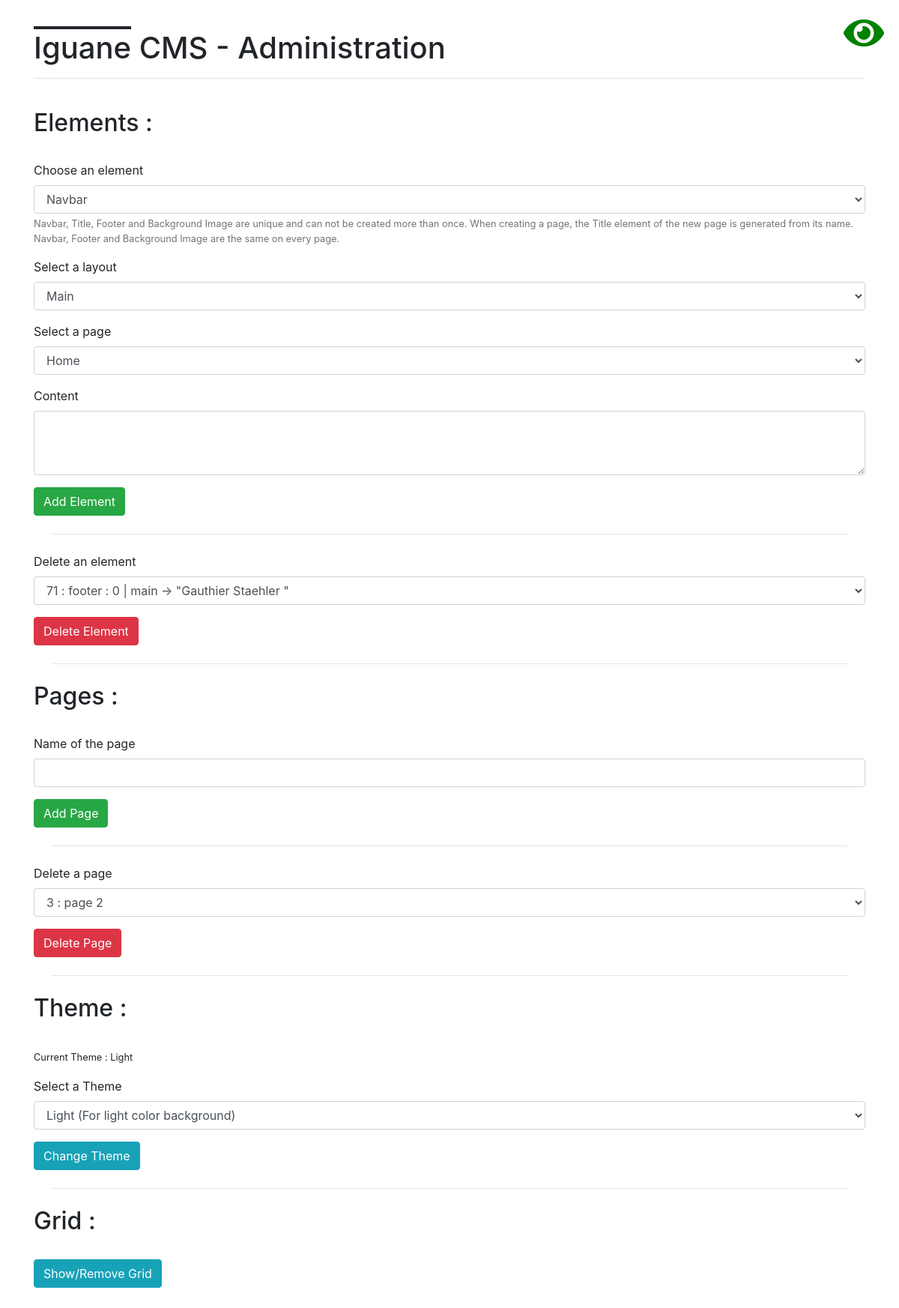
/admin, run on an earlier commit of the app's database.
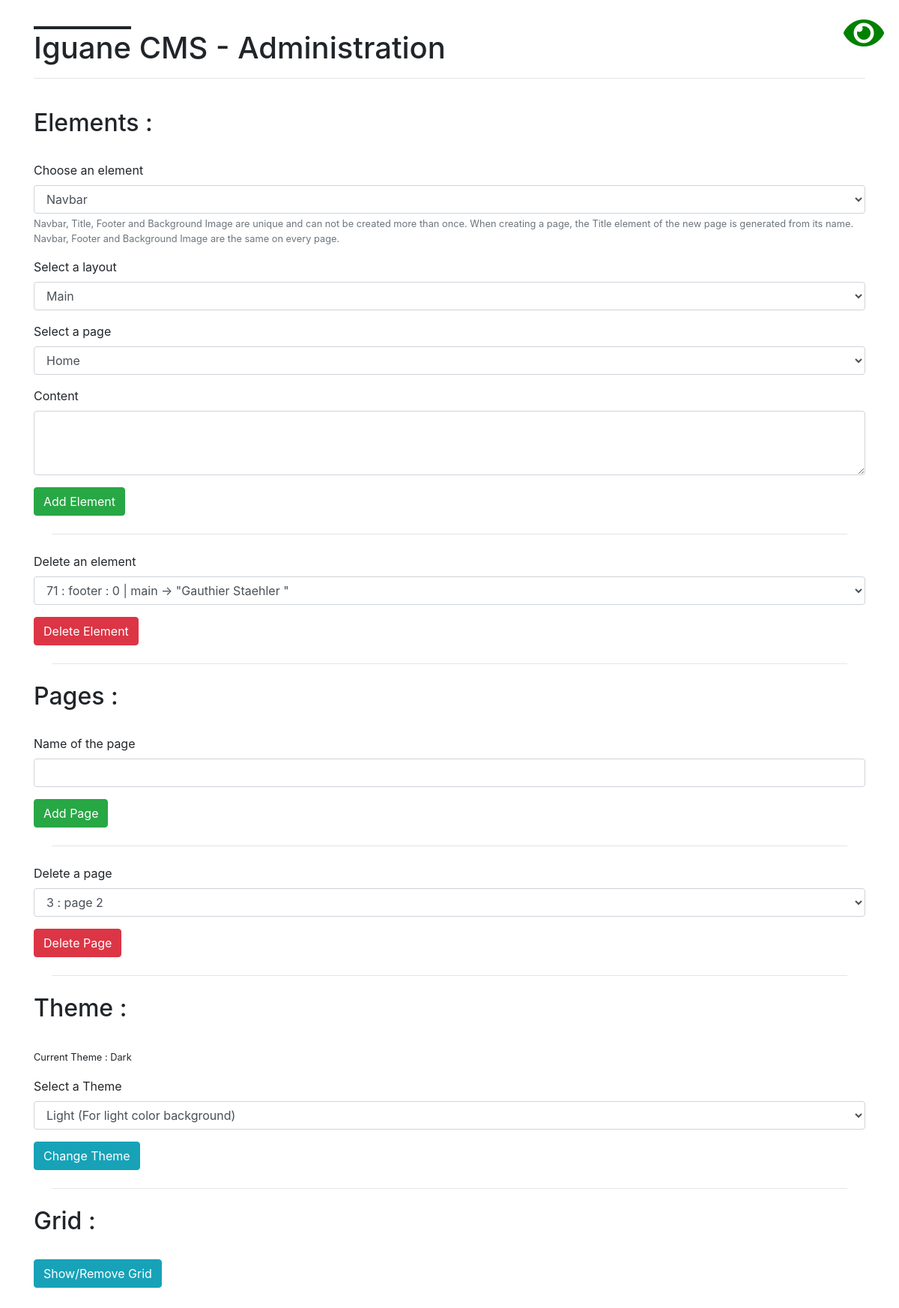
And on a later commit of the database.
### tables this page shows
CREATE TABLE `site` (
  `id` tinyint(4) NOT NULL,
  `theme` tinyint(4) NOT NULL,
  `grid` tinyint(4) NOT NULL
);

CREATE TABLE `theme` (
  `id` tinyint(4) NOT NULL,
  `name` tinytext NOT NULL
);

### view/admin.php (the view, shortened to what this page needs)
<?php
$bdd = new PDO('mysql:host=127.0.0.1;dbname=filrougephp;charset=utf8', 'root', '');
?>
<!doctype HTML>
<html lang="en">
<head>
    <link rel="stylesheet" href="style/admin.css">
    <link rel="stylesheet" href="vendor/bootstrap-4.3.1-dist/css/bootstrap.min.css">
    <link rel="stylesheet" href="vendor/fontawesome-free-5.7.2-web/css/all.min.css">
</head>
<body>
    <a class="fas fa-eye fa-3x" href="/"></a>
    <div id="administration" class="container">
        <h1><span style="text-decoration: overline">Iguane</span> CMS - Administration</h1>
        <hr>
        <br>
        <h2>Elements :</h2><br>
        <form action="" method="post">
            <div class="form-group">
                <label for="TypeSelection">Choose an element</label>
                <select class="form-control" id="TypeSelection" name="type">
                    <option value="2">Navbar</option>
                </select>
                <small class="form-text text-muted">Navbar, Title, Footer and Background Image are unique and can not be created more than once. When creating a page, the Title element of the new page is generated from its name. Navbar, Footer and Background Image are the same on every page.</small>
            </div>
            <div class="form-group">
                <label for="LayoutSelection">Select a layout</label>
                <select class="form-control" id="LayoutSelection" name="layout">
                    <option value="1">Main</option>
                </select>
            </div>
            <div class="form-group">
                <label for="PageSelection">Select a page</label>
                <select class="form-control" id="PageSelection" name="page">
                    <option value="0">Home</option>
                </select>
            </div>
            <div class="form-group">
                <label for="ContentArea">Content</label>
                <textarea class="form-control" id="ContentArea" rows="3" name="content" value=""></textarea>
            </div>
            <input type="submit" class="btn btn-success" name="addElement" value="Add Element">
            <hr class="m-4">
            <?php
            $req = $bdd->query('SELECT element.id, element.type, element.layout, SUBSTRING(element.content, 1, 120) AS content, element.page, type.name as type_name, layout.name as layout_name FROM element INNER JOIN type ON element.type = type.id INNER JOIN layout ON element.layout = layout.id ORDER BY element.id');
            ?>
            <div class="form-group">
                <label for="DeleteElement">Delete an element</label>
                <select class="form-control" id="DeleteElement" name="delete">
                    <?php while ($data = $req->fetch()) { echo "<option value=\"" . $data['id'] . "\">" . $data['id'] . " : " . $data['type_name'] . " : " . $data['page'] . " | " . $data['layout_name'] . " -> \"" . $data['content'] . " \"</option>"; } ?>
                </select>
            </div>
            <input type="submit" class="btn btn-danger" name="deleteElement" value="Delete Element">
            <hr class="m-4">
            <h2>Pages :</h2><br>
            <div class="form-group">
                <label for="PageName">Name of the page</label>
                <input type="text" class="form-control" id="PageName" rows="3" name="pageName" value="">
            </div>
            <input type="submit" class="btn btn-success" name="createPage" value="Add Page">
            <hr class="m-4">
            <?php
            $req = $bdd->query('SELECT page.id, page.name FROM page ORDER BY page.id');
            ?>
            <div class="form-group">
                <label for="DeletePage">Delete a page</label>
                <select class="form-control" id="DeletePage" name="deletePages">
                    <?php while ($data = $req->fetch()) { echo "<option value=\"" . $data['id'] . "\">" . $data['id'] . " : " . $data['name']; } ?>
                </select>
            </div>
            <input type="submit" class="btn btn-danger" name="deletePage" value="Delete Page">
            <hr class="m-4">
            <h2>Theme :</h2><br>
            <div class="form-group">
                <?php
                $req = $bdd->query('SELECT site.theme, theme.name AS theme_name FROM site INNER JOIN theme ON theme.id = site.theme WHERE site.id = 1');
                while ($data = $req->fetch()) { echo "<p><small>Current Theme : " . $data['theme_name'] . "</small></p>"; };
                ?>
                <label for="ThemeSelection">Select a Theme</label>
                <select class="form-control" id="ThemeSelection" name="theme">
                    <option value="1">Light (For light color background)</option>
                </select>
            </div>
            <input type="submit" class="btn btn-info" name="changeTheme" value="Change Theme">
            <hr class="m-4">
            <h2>Grid :</h2><br>
            <input type="submit" class="btn btn-info" name="showGrid" value="Show/Remove Grid">
            <br class="mb-5">
        </form>
        <br>
        <br>
        <br>
    </div>
</body>
</html>

### index.php (shortened to what this page needs)
<?php
$bdd = new PDO('mysql:host=127.0.0.1;dbname=filrougephp;charset=utf8', 'root', '');
$req = $bdd->query('SELECT page.id, page.name, element.content as content, site.theme as theme FROM site, page, element WHERE element.type = 2');
$request_uri = explode('?', $_SERVER['REQUEST_URI'], 2);
while ($data = $req->fetch()) {
    switch ($request_uri[0]) {
            case '/admin':
                require_once 'view/admin.php';
                break;
    }
}

### style/admin.css (style rules this page uses)
#administration { margin-top: 40px; }
.fa-3x { position: absolute; z-index: 10; top: 20px; right: 20px; color: green; }
a { color: inherit; text-decoration: none; }

What changed in the data, as far as the page shows it:
changed site: theme.name "Light" → "Dark"
